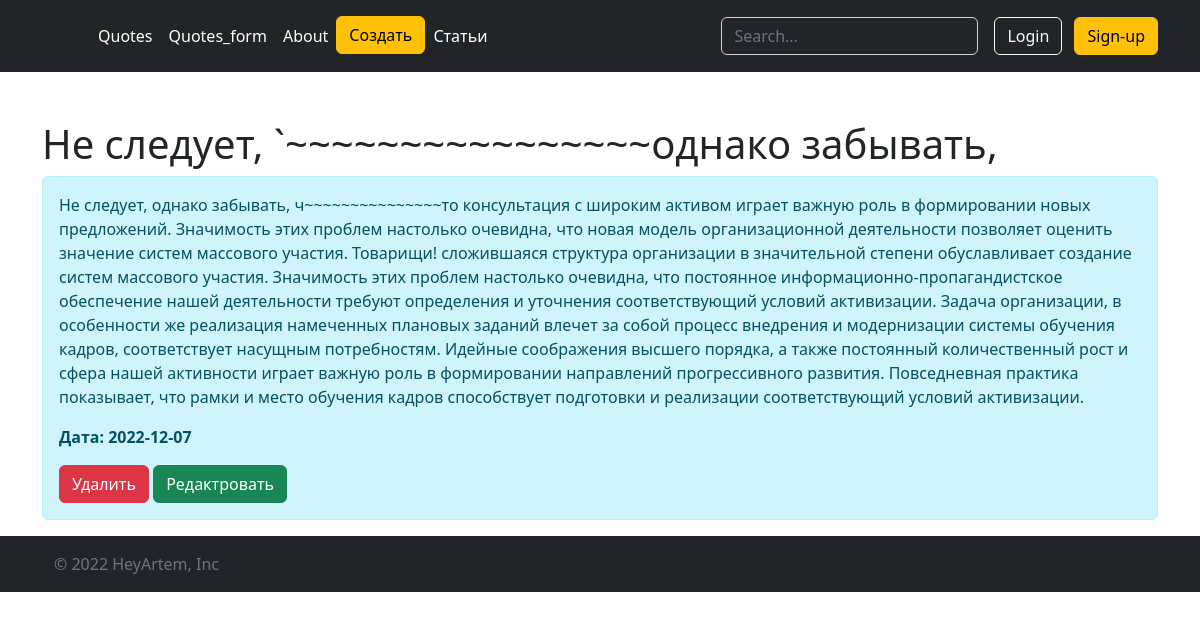
/posts/1, run on the app's committed database.
### app.py (models this page shows, shortened)
class Article(db.Model):
    id = db.Column(db.Integer, primary_key=True)
    title = db.Column(db.String(100), nullable=False)
    intro = db.Column(db.String(300), nullable=False)
    text = db.Column(db.Text, nullable=False)
    date = db.Column(db.DateTime, default=datetime.utcnow)

### app.py (the view)
@app.route("/posts/<int:id>")
def post_detail(id):
    article = Article.query.get(id)
    return render_template("post_detail.html", article=article)

### templates/post_detail.html (shortened to what this page needs)
{% extends "base.html" %}
{% block body %}
    <div class="container mt-5">
        <h1>{{ article.title }}</h1>
        <div class="alert alert-info">
            <p>{{ article.text }}</p>
            <p><b>Дата: {{ article.date.date() }}</b></p>
            <a href="/posts/{{ article.id }}/del" class="btn btn-danger">Удалить</a>
            <a href="/posts/{{ article.id }}/update" class="btn btn-success">Редактровать</a>
        </div>
    </div>
{% endblock %}

### data on the page
Article: title "Не следует, `~~~~~~~~~~~~~~~~однако забывать,", text "Не следует, однако забывать, ч~~~~~~~~~~~~~~~то консультация с широким активом играет важную роль в формировании новых предложений. Значимость этих проблем настолько очевидна, что новая модель организационной деятельности позволяет оценить значение систем массового участия. Товарищи! сложившаяся структура организации в значительной степени обуславливает создание систем массового участия. Значимость этих проблем настолько очевидна, что постоянное информационно-пропагандистское обеспечение нашей деятельности требуют определения и уточнения соответствующий условий активизации. Задача организации, в особенности же реализация намеченных плановых заданий влечет за собой процесс внедрения и…", date "2022-12-07"
